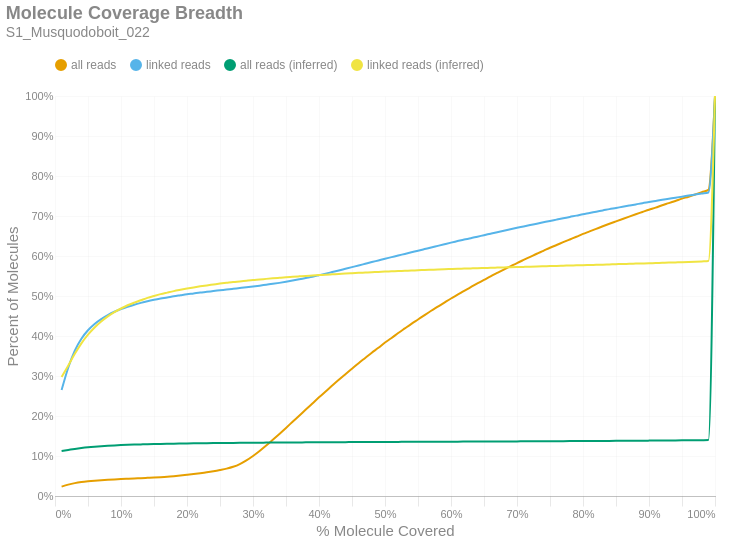

This figure's notebook cell:
### Markdown cell above
### Molecule Read Coverage
This chart shows molecule coverage breadth as computed by the number of bases aligned to that molecule. In other words, "*how much of each unique long molecule is actually sequenced/aligned?*" Keep in mind there is a distinction between sequences and alignments, since some sequences belonging to a particular molecule may not align well and wouldn't appear in the alignment data. This chart also shows molecule coverage breadth as computed by the *inferred fragment* from which the aligned sequences originate. Unlike read coverage, this calculation takes into account the total insert size, including unsequenced gaps between the forward and reverse reads. Like the previous figures, these are cumulative percents.

### Code cell
if SKIPLR:
    print_html(f"Skipped")
else:
    binned_df = consolidated_hist(valids['coverage_bp'], mask, 0.01, True)
    binned_df_inf = consolidated_hist(valids['coverage_inserts'], mask, 0.01, True)
    binned_df = binned_df.with_columns(pl.lit(binned_df_inf['all reads (cumsum)']).alias('all reads (inferred)'))
    binned_df = binned_df.with_columns(pl.lit(binned_df_inf['linked reads (cumsum)']).alias('linked reads (inferred)'))
    binned_df = binned_df.with_columns(
        (pl.col('bin').cast(pl.Float64) + 0.01).alias('right_edge')
    )

    with SafeRender(binned_df):
        (
            density_plot(binned_df, 'Molecule Coverage Breadth', samplename, 'molcov', ['all reads (inferred)','linked reads (inferred)'])
            .encode(
                #x=alt.X('bin:Q', title="% Molecule Covered").axis(format = '%').scale(padding=0),
                x=alt.X('right_edge:Q', title="% Molecule Covered").axis(format='%').scale(padding=0),
                y=alt.Y('value:Q', title='Percent of Molecules')
                    .axis(format='%')
                    .stack(False)
                    .scale(domainMin=0, padding=0),
                color=alt.Color("key:N").scale(domain = ["all reads", "linked reads", "all reads (inferred)", "linked reads (inferred)"]),
                tooltip = [
                    alt.Tooltip("key:N", title = "Data Type"),
                    alt.Tooltip("range_label:N", title="% Molecule Covered"),
                    alt.Tooltip("value:Q", format = ".2%", title="% Molecules")
                ]
            )
        ).display()

### Figure 1 — Vega-Lite specification as saved in the notebook (floating-point values rounded to 4 significant figures)
{"width": "container", "height": 400, "config": {"title": {"anchor": "start", "dy": -15, "fontSize": 18, "color": "#888888", "subtitleColor": "#888888", "subtitleFontSize": 14}, "arc": {"fill": "#0072B2"}, "axis": {"domainColor": "#888888", "domainWidth": 0.5, "gridWidth": 0.2, "grid": false, "titleFontWeight": 400, "titleFontSize": 15, "labelFontSize": 11, "labelColor": "#888888", "tickColor": "#888888", "tickWidth": 0.2, "titleColor": "#888888"}, "axisBand": {"grid": false}, "axisX": {"grid": true, "tickSize": 10, "domainCap": "round"}, "axisY": {"domain": false, "grid": true, "tickSize": 0, "domainCap": "round"}, "background": "transparent", "header": {"labelFontSize": 15, "labelColor": "#888888", "titleFontSize": 15, "titleFontWeight": 600, "titleColor": "#888888"}, "legend": {"labelFont": "sans-serif", "labelFontSize": 12, "labelColor": "#888888", "symbolSize": 100, "symbolType": "circle", "titleFontSize": 12, "titlePadding": 10, "titleColor": "#888888", "title": null, "orient": "top"}, "range": {"category": ["#E69F00", "#56B4E9", "#009E73", "#F0E442", "#0072B2", "#D55E00", "#CC79A7", "#000000"], "diverging": ["#cfe8f3", "#a2d4ec", "#73bfe2", "#46abdb", "#1696d2", "#12719e"]}, "area": {"fill": "#0072B2", "fillOpacity": 0.7, "line": true, "strokeOpacity": 0.7}, "line": {"color": "#0072B2", "stroke": "#0072B2", "strokeWidth": 2}, "trail": {"color": "#0072B2", "stroke": "#0072B2", "strokeWidth": 0, "size": 1}, "point": {"filled": true, "fillOpacity": 1.0, "size": 95}, "text": {"color": "#888888", "fontSize": 11, "align": "right", "fontWeight": 400, "size": 11}, "bar": {"fill": "#0072B2", "stroke": null}, "view": {"stroke": null, "continuousWidth": 660, "continuousHeight": 400}}, "data": {"name": "data-3dc3f495ca04af85ee878ce49efa3a9b"}, "mark": {"type": "line", "interpolate": "monotone", "point": {"opacity": 0, "size": 275}}, "encoding": {"color": {"field": "key", "scale": {"domain": ["all reads", "linked reads", "all reads (inferred)", "linked reads (inferred)"]}, "type": "nominal"}, "tooltip": [{"field": "key", "title": "Data Type", "type": "nominal"}, {"field": "range_label", "title": "% Molecule Covered", "type": "nominal"}, {"field": "value", "format": ".2%", "title": "% Molecules", "type": "quantitative"}], "x": {"axis": {"format": "%"}, "field": "right_edge", "scale": {"padding": 0}, "title": "% Molecule Covered", "type": "quantitative"}, "y": {"axis": {"format": "%"}, "field": "value", "scale": {"domainMin": 0, "padding": 0}, "stack": false, "title": "Percent of Molecules", "type": "quantitative"}}, "params": [{"name": "param_c36ac31b6afebe62", "select": {"type": "point", "fields": ["key"]}, "bind": "legend"}], "title": {"text": "Molecule Coverage Breadth", "subtitle": "S1_Musquodoboit_022"}, "transform": [{"fold": ["all reads (cumsum)", "linked reads (cumsum)", "all reads (inferred)", "linked reads (inferred)"]}, {"calculate": "replace(datum.key, ' (cumsum)', '')", "as": "key"}, {"filter": {"param": "param_c36ac31b6afebe62"}}], "usermeta": {"embedOptions": {"downloadFileName": "S1_Musquodoboit_022.molcov"}}, "$schema": "https://vega.github.io/schema/vega-lite/v6.1.0.json", "datasets": {"data-3dc3f495ca04af85ee878ce49efa3a9b": [{"bin": "0.0", "interval": "0.0-0.01", "all reads": 0.02348, "linked reads": 0.2648, "all reads (cumsum)": 0.02348, "linked reads (cumsum)": 0.2648, "range_label": "0.0-0.01", "all reads (inferred)": 0.1127, "linked reads (inferred)": 0.2972, "right_edge": 0.01}, {"bin": "0.01", "interval": "0.01-0.02", "all reads": 0.004906, "linked reads": 0.05591, "all reads (cumsum)": 0.02839, "linked reads (cumsum)": 0.3207, "range_label": "0.01-0.02", "all reads (inferred)": 0.1151, "linked reads (inferred)": 0.3258, "right_edge": 0.02}, {"bin": "0.02", "interval": "0.02-0.03", "all reads": 0.003764, "linked reads": 0.0428, "all reads (cumsum)": 0.03216, "linked reads (cumsum)": 0.3635, "range_label": "0.02-0.03", "all reads (inferred)": 0.1176, "linked reads (inferred)": 0.3554, "right_edge": 0.03}, {"bin": "0.03", "interval": "0.03-0.04", "all reads": 0.002732, "linked reads": 0.02981, "all reads (cumsum)": 0.03489, "linked reads (cumsum)": 0.3933, "range_label": "0.03-0.04", "all reads (inferred)": 0.1199, "linked reads (inferred)": 0.3817, "right_edge": 0.04}, {"bin": "0.04", "interval": "0.04-0.05", "all reads": 0.001933, "linked reads": 0.02103, "all reads (cumsum)": 0.03682, "linked reads (cumsum)": 0.4143, "range_label": "0.04-0.05", "all reads (inferred)": 0.1217, "linked reads (inferred)": 0.4034, "right_edge": 0.05}, {"bin": "0.05", "interval": "0.05-0.06", "all reads": 0.001521, "linked reads": 0.0157, "all reads (cumsum)": 0.03834, "linked reads (cumsum)": 0.43, "range_label": "0.05-0.06", "all reads (inferred)": 0.1233, "linked reads (inferred)": 0.4214, "right_edge": 0.06}, {"bin": "0.06", "interval": "0.06-0.07", "all reads": 0.001214, "linked reads": 0.01219, "all reads (cumsum)": 0.03956, "linked reads (cumsum)": 0.4422, "range_label": "0.06-0.07", "all reads (inferred)": 0.1245, "linked reads (inferred)": 0.4363, "right_edge": 0.07}, {"bin": "0.07", "interval": "0.07-0.08", "all reads": 0.00104, "linked reads": 0.009985, "all reads (cumsum)": 0.0406, "linked reads (cumsum)": 0.4522, "range_label": "0.07-0.08", "all reads (inferred)": 0.1256, "linked reads (inferred)": 0.4491, "right_edge": 0.08}, {"bin": "0.08", "interval": "0.08-0.09", "all reads": 0.0009297, "linked reads": 0.008401, "all reads (cumsum)": 0.04153, "linked reads (cumsum)": 0.4606, "range_label": "0.08-0.09", "all reads (inferred)": 0.1265, "linked reads (inferred)": 0.4597, "right_edge": 0.09}, {"bin": "0.09", "interval": "0.09-0.1", "all reads": 0.0008451, "linked reads": 0.006754, "all reads (cumsum)": 0.04237, "linked reads (cumsum)": 0.4674, "range_label": "0.09-0.1", "all reads (inferred)": 0.1272, "linked reads (inferred)": 0.4687, "right_edge": 0.1}, {"bin": "0.1", "interval": "0.1-0.11", "all reads": 0.0007619, "linked reads": 0.005669, "all reads (cumsum)": 0.04313, "linked reads (cumsum)": 0.473, "range_label": "0.1-0.11", "all reads (inferred)": 0.1279, "linked reads (inferred)": 0.4768, "right_edge": 0.11}, {"bin": "0.11", "interval": "0.11-0.12", "all reads": 0.0007528, "linked reads": 0.005233, "all reads (cumsum)": 0.04389, "linked reads (cumsum)": 0.4783, "range_label": "0.11-0.12", "all reads (inferred)": 0.1284, "linked reads (inferred)": 0.4834, "right_edge": 0.12}, {"bin": "0.12", "interval": "0.12-0.13", "all reads": 0.0007217, "linked reads": 0.004543, "all reads (cumsum)": 0.04461, "linked reads (cumsum)": 0.4828, "range_label": "0.12-0.13", "all reads (inferred)": 0.1289, "linked reads (inferred)": 0.4893, "right_edge": 0.13}, {"bin": "0.13", "interval": "0.13-0.14", "all reads": 0.0007445, "linked reads": 0.004094, "all reads (cumsum)": 0.04535, "linked reads (cumsum)": 0.4869, "range_label": "0.13-0.14", "all reads (inferred)": 0.1294, "linked reads (inferred)": 0.4952, "right_edge": 0.14}, {"bin": "0.14", "interval": "0.14-0.15", "all reads": 0.0007478, "linked reads": 0.003531, "all reads (cumsum)": 0.0461, "linked reads (cumsum)": 0.4904, "range_label": "0.14-0.15", "all reads (inferred)": 0.1298, "linked reads (inferred)": 0.5001, "right_edge": 0.15}, {"bin": "0.15", "interval": "0.15-0.16", "all reads": 0.0008892, "linked reads": 0.003132, "all reads (cumsum)": 0.04699, "linked reads (cumsum)": 0.4936, "range_label": "0.15-0.16", "all reads (inferred)": 0.1302, "linked reads (inferred)": 0.5047, "right_edge": 0.16}, {"bin": "0.16", "interval": "0.16-0.17", "all reads": 0.001098, "linked reads": 0.002814, "all reads (cumsum)": 0.04809, "linked reads (cumsum)": 0.4964, "range_label": "0.16-0.17", "all reads (inferred)": 0.1305, "linked reads (inferred)": 0.5085, "right_edge": 0.17}, {"bin": "0.17", "interval": "0.17-0.18", "all reads": 0.001421, "linked reads": 0.00305, "all reads (cumsum)": 0.04951, "linked reads (cumsum)": 0.4994, "range_label": "0.17-0.18", "all reads (inferred)": 0.1308, "linked reads (inferred)": 0.5122, "right_edge": 0.18}, {"bin": "0.18", "interval": "0.18-0.19", "all reads": 0.001582, "linked reads": 0.002496, "all reads (cumsum)": 0.05109, "linked reads (cumsum)": 0.5019, "range_label": "0.18-0.19", "all reads (inferred)": 0.1311, "linked reads (inferred)": 0.5155, "right_edge": 0.19}, {"bin": "0.19", "interval": "0.19-0.2", "all reads": 0.001815, "linked reads": 0.002469, "all reads (cumsum)": 0.0529, "linked reads (cumsum)": 0.5044, "range_label": "0.19-0.2", "all reads (inferred)": 0.1314, "linked reads (inferred)": 0.5185, "right_edge": 0.2}, {"bin": "0.2", "interval": "0.2-0.21", "all reads": 0.001932, "linked reads": 0.002079, "all reads (cumsum)": 0.05484, "linked reads (cumsum)": 0.5065, "range_label": "0.2-0.21", "all reads (inferred)": 0.1316, "linked reads (inferred)": 0.5215, "right_edge": 0.21}, {"bin": "0.21", "interval": "0.21-0.22", "all reads": 0.002183, "linked reads": 0.00221, "all reads (cumsum)": 0.05702, "linked reads (cumsum)": 0.5087, "range_label": "0.21-0.22", "all reads (inferred)": 0.1318, "linked reads (inferred)": 0.5241, "right_edge": 0.22}, {"bin": "0.22", "interval": "0.22-0.23", "all reads": 0.002347, "linked reads": 0.001734, "all reads (cumsum)": 0.05937, "linked reads (cumsum)": 0.5104, "range_label": "0.22-0.23", "all reads (inferred)": 0.132, "linked reads (inferred)": 0.5265, "right_edge": 0.23}, {"bin": "0.23", "interval": "0.23-0.24", "all reads": 0.002673, "linked reads": 0.001988, "all reads (cumsum)": 0.06204, "linked reads (cumsum)": 0.5124, "range_label": "0.23-0.24", "all reads (inferred)": 0.1322, "linked reads (inferred)": 0.5287, "right_edge": 0.24}, {"bin": "0.24", "interval": "0.24-0.25", "all reads": 0.003034, "linked reads": 0.001865, "all reads (cumsum)": 0.06507, "linked reads (cumsum)": 0.5143, "range_label": "0.24-0.25", "all reads (inferred)": 0.1324, "linked reads (inferred)": 0.531, "right_edge": 0.25}, {"bin": "0.25", "interval": "0.25-0.26", "all reads": 0.003365, "linked reads": 0.001924, "all reads (cumsum)": 0.06844, "linked reads (cumsum)": 0.5162, "range_label": "0.25-0.26", "all reads (inferred)": 0.1326, "linked reads (inferred)": 0.5329, "right_edge": 0.26}, {"bin": "0.26", "interval": "0.26-0.27", "all reads": 0.00462, "linked reads": 0.001847, "all reads (cumsum)": 0.07306, "linked reads (cumsum)": 0.5181, "range_label": "0.26-0.27", "all reads (inferred)": 0.1328, "linked reads (inferred)": 0.5349, "right_edge": 0.27}, {"bin": "0.27", "interval": "0.27-0.28", "all reads": 0.006738, "linked reads": 0.001825, "all reads (cumsum)": 0.0798, "linked reads (cumsum)": 0.5199, "range_label": "0.27-0.28", "all reads (inferred)": 0.1329, "linked reads (inferred)": 0.5365, "right_edge": 0.28}, {"bin": "0.28", "interval": "0.28-0.29", "all reads": 0.009246, "linked reads": 0.001852, "all reads (cumsum)": 0.08904, "linked reads (cumsum)": 0.5217, "range_label": "0.28-0.29", "all reads (inferred)": 0.1331, "linked reads (inferred)": 0.5383, "right_edge": 0.29}, {"bin": "0.29", "interval": "0.29-0.3", "all reads": 0.01108, "linked reads": 0.002015, "all reads (cumsum)": 0.1001, "linked reads (cumsum)": 0.5237, "range_label": "0.29-0.3", "all reads (inferred)": 0.1332, "linked reads (inferred)": 0.5399, "right_edge": 0.3}, {"bin": "0.3", "interval": "0.3-0.31", "all reads": 0.0125, "linked reads": 0.002133, "all reads (cumsum)": 0.1126, "linked reads (cumsum)": 0.5259, "range_label": "0.3-0.31", "all reads (inferred)": 0.1333, "linked reads (inferred)": 0.5413, "right_edge": 0.31}, {"bin": "0.31", "interval": "0.31-0.32", "all reads": 0.01359, "linked reads": 0.002292, "all reads (cumsum)": 0.1262, "linked reads (cumsum)": 0.5282, "range_label": "0.31-0.32", "all reads (inferred)": 0.1335, "linked reads (inferred)": 0.5428, "right_edge": 0.32}, {"bin": "0.32", "interval": "0.32-0.33", "all reads": 0.01441, "linked reads": 0.002242, "all reads (cumsum)": 0.1406, "linked reads (cumsum)": 0.5304, "range_label": "0.32-0.33", "all reads (inferred)": 0.1336, "linked reads (inferred)": 0.5443, "right_edge": 0.33}, {"bin": "0.33", "interval": "0.33-0.34", "all reads": 0.01464, "linked reads": 0.002397, "all reads (cumsum)": 0.1553, "linked reads (cumsum)": 0.5328, "range_label": "0.33-0.34", "all reads (inferred)": 0.1337, "linked reads (inferred)": 0.5456, "right_edge": 0.34}, {"bin": "0.34", "interval": "0.34-0.35", "all reads": 0.01497, "linked reads": 0.002701, "all reads (cumsum)": 0.1702, "linked reads (cumsum)": 0.5355, "range_label": "0.34-0.35", "all reads (inferred)": 0.1338, "linked reads (inferred)": 0.5469, "right_edge": 0.35}, {"bin": "0.35", "interval": "0.35-0.36", "all reads": 0.01538, "linked reads": 0.003014, "all reads (cumsum)": 0.1856, "linked reads (cumsum)": 0.5385, "range_label": "0.35-0.36", "all reads (inferred)": 0.1339, "linked reads (inferred)": 0.548, "right_edge": 0.36}, {"bin": "0.36", "interval": "0.36-0.37", "all reads": 0.01522, "linked reads": 0.0032, "all reads (cumsum)": 0.2008, "linked reads (cumsum)": 0.5417, "range_label": "0.36-0.37", "all reads (inferred)": 0.134, "linked reads (inferred)": 0.5491, "right_edge": 0.37}, {"bin": "0.37", "interval": "0.37-0.38", "all reads": 0.01537, "linked reads": 0.003345, "all reads (cumsum)": 0.2162, "linked reads (cumsum)": 0.5451, "range_label": "0.37-0.38", "all reads (inferred)": 0.1341, "linked reads (inferred)": 0.5503, "right_edge": 0.38}, {"bin": "0.38", "interval": "0.38-0.39", "all reads": 0.0152, "linked reads": 0.003182, "all reads (cumsum)": 0.2314, "linked reads (cumsum)": 0.5483, "range_label": "0.38-0.39", "all reads (inferred)": 0.1342, "linked reads (inferred)": 0.5512, "right_edge": 0.39}, {"bin": "0.39", "interval": "0.39-0.4", "all reads": 0.0152, "linked reads": 0.003785, "all reads (cumsum)": 0.2466, "linked reads (cumsum)": 0.552, "range_label": "0.39-0.4", "all reads (inferred)": 0.1343, "linked reads (inferred)": 0.5522, "right_edge": 0.4}, {"bin": "0.4", "interval": "0.4-0.41", "all reads": 0.01474, "linked reads": 0.003858, "all reads (cumsum)": 0.2613, "linked reads (cumsum)": 0.5559, "range_label": "0.4-0.41", "all reads (inferred)": 0.1344, "linked reads (inferred)": 0.5533, "right_edge": 0.41}, {"bin": "0.41", "interval": "0.41-0.42", "all reads": 0.01468, "linked reads": 0.004008, "all reads (cumsum)": 0.276, "linked reads (cumsum)": 0.5599, "range_label": "0.41-0.42", "all reads (inferred)": 0.1345, "linked reads (inferred)": 0.5543, "right_edge": 0.42}, {"bin": "0.42", "interval": "0.42-0.43", "all reads": 0.01447, "linked reads": 0.003999, "all reads (cumsum)": 0.2905, "linked reads (cumsum)": 0.5639, "range_label": "0.42-0.43", "all reads (inferred)": 0.1346, "linked reads (inferred)": 0.5552, "right_edge": 0.43}, {"bin": "0.43", "interval": "0.43-0.44", "all reads": 0.01396, "linked reads": 0.004203, "all reads (cumsum)": 0.3044, "linked reads (cumsum)": 0.5681, "range_label": "0.43-0.44", "all reads (inferred)": 0.1347, "linked reads (inferred)": 0.5562, "right_edge": 0.44}, {"bin": "0.44", "interval": "0.44-0.45", "all reads": 0.0138, "linked reads": 0.004158, "all reads (cumsum)": 0.3182, "linked reads (cumsum)": 0.5723, "range_label": "0.44-0.45", "all reads (inferred)": 0.1347, "linked reads (inferred)": 0.557, "right_edge": 0.45}, {"bin": "0.45", "interval": "0.45-0.46", "all reads": 0.01374, "linked reads": 0.004026, "all reads (cumsum)": 0.332, "linked reads (cumsum)": 0.5763, "range_label": "0.45-0.46", "all reads (inferred)": 0.1348, "linked reads (inferred)": 0.5579, "right_edge": 0.46}, {"bin": "0.46", "interval": "0.46-0.47", "all reads": 0.01312, "linked reads": 0.004253, "all reads (cumsum)": 0.3451, "linked reads (cumsum)": 0.5805, "range_label": "0.46-0.47", "all reads (inferred)": 0.1349, "linked reads (inferred)": 0.5587, "right_edge": 0.47}, {"bin": "0.47", "interval": "0.47-0.48", "all reads": 0.01308, "linked reads": 0.004248, "all reads (cumsum)": 0.3582, "linked reads (cumsum)": 0.5848, "range_label": "0.47-0.48", "all reads (inferred)": 0.135, "linked reads (inferred)": 0.5595, "right_edge": 0.48}, {"bin": "0.48", "interval": "0.48-0.49", "all reads": 0.01224, "linked reads": 0.004153, "all reads (cumsum)": 0.3704, "linked reads (cumsum)": 0.5889, "range_label": "0.48-0.49", "all reads (inferred)": 0.1351, "linked reads (inferred)": 0.5602, "right_edge": 0.49}, {"bin": "0.49", "interval": "0.49-0.5", "all reads": 0.01336, "linked reads": 0.004185, "all reads (cumsum)": 0.3838, "linked reads (cumsum)": 0.5931, "range_label": "0.49-0.5", "all reads (inferred)": 0.1352, "linked reads (inferred)": 0.561, "right_edge": 0.5}, {"bin": "0.5", "interval": "0.5-0.51", "all reads": 0.01122, "linked reads": 0.004026, "all reads (cumsum)": 0.395, "linked reads (cumsum)": 0.5972, "range_label": "0.5-0.51", "all reads (inferred)": 0.1352, "linked reads (inferred)": 0.5617, "right_edge": 0.51}, {"bin": "0.51", "interval": "0.51-0.52", "all reads": 0.01236, "linked reads": 0.004126, "all reads (cumsum)": 0.4074, "linked reads (cumsum)": 0.6013, "range_label": "0.51-0.52", "all reads (inferred)": 0.1353, "linked reads (inferred)": 0.5625, "right_edge": 0.52}, {"bin": "0.52", "interval": "0.52-0.53", "all reads": 0.01157, "linked reads": 0.003872, "all reads (cumsum)": 0.4189, "linked reads (cumsum)": 0.6052, "range_label": "0.52-0.53", "all reads (inferred)": 0.1354, "linked reads (inferred)": 0.5631, "right_edge": 0.53}, {"bin": "0.53", "interval": "0.53-0.54", "all reads": 0.01147, "linked reads": 0.004008, "all reads (cumsum)": 0.4304, "linked reads (cumsum)": 0.6092, "range_label": "0.53-0.54", "all reads (inferred)": 0.1354, "linked reads (inferred)": 0.5638, "right_edge": 0.54}, {"bin": "0.54", "interval": "0.54-0.55", "all reads": 0.01092, "linked reads": 0.004167, "all reads (cumsum)": 0.4413, "linked reads (cumsum)": 0.6133, "range_label": "0.54-0.55", "all reads (inferred)": 0.1355, "linked reads (inferred)": 0.5643, "right_edge": 0.55}, {"bin": "0.55", "interval": "0.55-0.56", "all reads": 0.01099, "linked reads": 0.003949, "all reads (cumsum)": 0.4523, "linked reads (cumsum)": 0.6173, "range_label": "0.55-0.56", "all reads (inferred)": 0.1356, "linked reads (inferred)": 0.565, "right_edge": 0.56}, {"bin": "0.56", "interval": "0.56-0.57", "all reads": 0.01076, "linked reads": 0.00389, "all reads (cumsum)": 0.4631, "linked reads (cumsum)": 0.6212, "range_label": "0.56-0.57", "all reads (inferred)": 0.1357, "linked reads (inferred)": 0.5657, "right_edge": 0.57}, {"bin": "0.57", "interval": "0.57-0.58", "all reads": 0.01027, "linked reads": 0.004167, "all reads (cumsum)": 0.4733, "linked reads (cumsum)": 0.6253, "range_label": "0.57-0.58", "all reads (inferred)": 0.1357, "linked reads (inferred)": 0.5663, "right_edge": 0.58}, {"bin": "0.58", "interval": "0.58-0.59", "all reads": 0.01024, "linked reads": 0.004099, "all reads (cumsum)": 0.4836, "linked reads (cumsum)": 0.6294, "range_label": "0.58-0.59", "all reads (inferred)": 0.1358, "linked reads (inferred)": 0.5669, "right_edge": 0.59}, {"bin": "0.59", "interval": "0.59-0.6", "all reads": 0.01014, "linked reads": 0.004031, "all reads (cumsum)": 0.4937, "linked reads (cumsum)": 0.6335, "range_label": "0.59-0.6", "all reads (inferred)": 0.1359, "linked reads (inferred)": 0.5674, "right_edge": 0.6}, {"bin": "0.6", "interval": "0.6-0.61", "all reads": 0.009439, "linked reads": 0.003804, "all reads (cumsum)": 0.5032, "linked reads (cumsum)": 0.6373, "range_label": "0.6-0.61", "all reads (inferred)": 0.1359, "linked reads (inferred)": 0.568, "right_edge": 0.61}, {"bin": "0.61", "interval": "0.61-0.62", "all reads": 0.009732, "linked reads": 0.00384, "all reads (cumsum)": 0.5129, "linked reads (cumsum)": 0.6411, "range_label": "0.61-0.62", "all reads (inferred)": 0.136, "linked reads (inferred)": 0.5685, "right_edge": 0.62}, {"bin": "0.62", "interval": "0.62-0.63", "all reads": 0.009301, "linked reads": 0.003322, "all reads (cumsum)": 0.5222, "linked reads (cumsum)": 0.6444, "range_label": "0.62-0.63", "all reads (inferred)": 0.1361, "linked reads (inferred)": 0.569, "right_edge": 0.63}, {"bin": "0.63", "interval": "0.63-0.64", "all reads": 0.00916, "linked reads": 0.003917, "all reads (cumsum)": 0.5313, "linked reads (cumsum)": 0.6483, "range_label": "0.63-0.64", "all reads (inferred)": 0.1361, "linked reads (inferred)": 0.5696, "right_edge": 0.64}, {"bin": "0.64", "interval": "0.64-0.65", "all reads": 0.008815, "linked reads": 0.003672, "all reads (cumsum)": 0.5402, "linked reads (cumsum)": 0.652, "range_label": "0.64-0.65", "all reads (inferred)": 0.1362, "linked reads (inferred)": 0.57, "right_edge": 0.65}, {"bin": "0.65", "interval": "0.65-0.66", "all reads": 0.009046, "linked reads": 0.003831, "all reads (cumsum)": 0.5492, "linked reads (cumsum)": 0.6558, "range_label": "0.65-0.66", "all reads (inferred)": 0.1363, "linked reads (inferred)": 0.5705, "right_edge": 0.66}, {"bin": "0.66", "interval": "0.66-0.67", "all reads": 0.008551, "linked reads": 0.003758, "all reads (cumsum)": 0.5578, "linked reads (cumsum)": 0.6596, "range_label": "0.66-0.67", "all reads (inferred)": 0.1363, "linked reads (inferred)": 0.571, "right_edge": 0.67}, {"bin": "0.67", "interval": "0.67-0.68", "all reads": 0.008421, "linked reads": 0.003577, "all reads (cumsum)": 0.5662, "linked reads (cumsum)": 0.6632, "range_label": "0.67-0.68", "all reads (inferred)": 0.1364, "linked reads (inferred)": 0.5715, "right_edge": 0.68}, {"bin": "0.68", "interval": "0.68-0.69", "all reads": 0.008106, "linked reads": 0.003772, "all reads (cumsum)": 0.5743, "linked reads (cumsum)": 0.667, "range_label": "0.68-0.69", "all reads (inferred)": 0.1365, "linked reads (inferred)": 0.5719, "right_edge": 0.69}, {"bin": "0.69", "interval": "0.69-0.7", "all reads": 0.008116, "linked reads": 0.003599, "all reads (cumsum)": 0.5824, "linked reads (cumsum)": 0.6706, "range_label": "0.69-0.7", "all reads (inferred)": 0.1366, "linked reads (inferred)": 0.5724, "right_edge": 0.7}, {"bin": "0.7", "interval": "0.7-0.71", "all reads": 0.007757, "linked reads": 0.003332, "all reads (cumsum)": 0.5902, "linked reads (cumsum)": 0.6739, "range_label": "0.7-0.71", "all reads (inferred)": 0.1366, "linked reads (inferred)": 0.5728, "right_edge": 0.71}, {"bin": "0.71", "interval": "0.71-0.72", "all reads": 0.007644, "linked reads": 0.003463, "all reads (cumsum)": 0.5978, "linked reads (cumsum)": 0.6773, "range_label": "0.71-0.72", "all reads (inferred)": 0.1367, "linked reads (inferred)": 0.5732, "right_edge": 0.72}, {"bin": "0.72", "interval": "0.72-0.73", "all reads": 0.007782, "linked reads": 0.003504, "all reads (cumsum)": 0.6056, "linked reads (cumsum)": 0.6809, "range_label": "0.72-0.73", "all reads (inferred)": 0.1368, "linked reads (inferred)": 0.5737, "right_edge": 0.73}, {"bin": "0.73", "interval": "0.73-0.74", "all reads": 0.007335, "linked reads": 0.003404, "all reads (cumsum)": 0.6129, "linked reads (cumsum)": 0.6843, "range_label": "0.73-0.74", "all reads (inferred)": 0.1369, "linked reads (inferred)": 0.5742, "right_edge": 0.74}, {"bin": "0.74", "interval": "0.74-0.75", "all reads": 0.00771, "linked reads": 0.003409, "all reads (cumsum)": 0.6206, "linked reads (cumsum)": 0.6877, "range_label": "0.74-0.75", "all reads (inferred)": 0.137, "linked reads (inferred)": 0.5748, "right_edge": 0.75}, {"bin": "0.75", "interval": "0.75-0.76", "all reads": 0.006913, "linked reads": 0.003259, "all reads (cumsum)": 0.6275, "linked reads (cumsum)": 0.6909, "range_label": "0.75-0.76", "all reads (inferred)": 0.137, "linked reads (inferred)": 0.5753, "right_edge": 0.76}, {"bin": "0.76", "interval": "0.76-0.77", "all reads": 0.006986, "linked reads": 0.003327, "all reads (cumsum)": 0.6345, "linked reads (cumsum)": 0.6942, "range_label": "0.76-0.77", "all reads (inferred)": 0.1371, "linked reads (inferred)": 0.5757, "right_edge": 0.77}, {"bin": "0.77", "interval": "0.77-0.78", "all reads": 0.006841, "linked reads": 0.003472, "all reads (cumsum)": 0.6414, "linked reads (cumsum)": 0.6977, "range_label": "0.77-0.78", "all reads (inferred)": 0.1372, "linked reads (inferred)": 0.5762, "right_edge": 0.78}, {"bin": "0.78", "interval": "0.78-0.79", "all reads": 0.006789, "linked reads": 0.003236, "all reads (cumsum)": 0.6482, "linked reads (cumsum)": 0.701, "range_label": "0.78-0.79", "all reads (inferred)": 0.1373, "linked reads (inferred)": 0.5767, "right_edge": 0.79}, {"bin": "0.79", "interval": "0.79-0.8", "all reads": 0.00703, "linked reads": 0.00364, "all reads (cumsum)": 0.6552, "linked reads (cumsum)": 0.7046, "range_label": "0.79-0.8", "all reads (inferred)": 0.1374, "linked reads (inferred)": 0.5771, "right_edge": 0.8}, {"bin": "0.8", "interval": "0.8-0.81", "all reads": 0.006273, "linked reads": 0.003009, "all reads (cumsum)": 0.6615, "linked reads (cumsum)": 0.7076, "range_label": "0.8-0.81", "all reads (inferred)": 0.1375, "linked reads (inferred)": 0.5775, "right_edge": 0.81}, {"bin": "0.81", "interval": "0.81-0.82", "all reads": 0.006395, "linked reads": 0.003263, "all reads (cumsum)": 0.6679, "linked reads (cumsum)": 0.7109, "range_label": "0.81-0.82", "all reads (inferred)": 0.1376, "linked reads (inferred)": 0.5779, "right_edge": 0.82}, {"bin": "0.82", "interval": "0.82-0.83", "all reads": 0.006402, "linked reads": 0.003059, "all reads (cumsum)": 0.6743, "linked reads (cumsum)": 0.7139, "range_label": "0.82-0.83", "all reads (inferred)": 0.1377, "linked reads (inferred)": 0.5784, "right_edge": 0.83}, {"bin": "0.83", "interval": "0.83-0.84", "all reads": 0.006264, "linked reads": 0.003236, "all reads (cumsum)": 0.6805, "linked reads (cumsum)": 0.7172, "range_label": "0.83-0.84", "all reads (inferred)": 0.1378, "linked reads (inferred)": 0.5789, "right_edge": 0.84}, {"bin": "0.84", "interval": "0.84-0.85", "all reads": 0.006038, "linked reads": 0.002905, "all reads (cumsum)": 0.6866, "linked reads (cumsum)": 0.7201, "range_label": "0.84-0.85", "all reads (inferred)": 0.1379, "linked reads (inferred)": 0.5795, "right_edge": 0.85}, {"bin": "0.85", "interval": "0.85-0.86", "all reads": 0.005994, "linked reads": 0.003118, "all reads (cumsum)": 0.6926, "linked reads (cumsum)": 0.7232, "range_label": "0.85-0.86", "all reads (inferred)": 0.138, "linked reads (inferred)": 0.58, "right_edge": 0.86}, {"bin": "0.86", "interval": "0.86-0.87", "all reads": 0.005915, "linked reads": 0.002882, "all reads (cumsum)": 0.6985, "linked reads (cumsum)": 0.7261, "range_label": "0.86-0.87", "all reads (inferred)": 0.1381, "linked reads (inferred)": 0.5804, "right_edge": 0.87}, {"bin": "0.87", "interval": "0.87-0.88", "all reads": 0.005823, "linked reads": 0.002941, "all reads (cumsum)": 0.7043, "linked reads (cumsum)": 0.729, "range_label": "0.87-0.88", "all reads (inferred)": 0.1382, "linked reads (inferred)": 0.5809, "right_edge": 0.88}, {"bin": "0.88", "interval": "0.88-0.89", "all reads": 0.005704, "linked reads": 0.003073, "all reads (cumsum)": 0.71, "linked reads (cumsum)": 0.7321, "range_label": "0.88-0.89", "all reads (inferred)": 0.1383, "linked reads (inferred)": 0.5814, "right_edge": 0.89}, {"bin": "0.89", "interval": "0.89-0.9", "all reads": 0.005735, "linked reads": 0.002696, "all reads (cumsum)": 0.7157, "linked reads (cumsum)": 0.7348, "range_label": "0.89-0.9", "all reads (inferred)": 0.1384, "linked reads (inferred)": 0.5819, "right_edge": 0.9}, {"bin": "0.9", "interval": "0.9-0.91", "all reads": 0.005293, "linked reads": 0.002814, "all reads (cumsum)": 0.721, "linked reads (cumsum)": 0.7376, "range_label": "0.9-0.91", "all reads (inferred)": 0.1386, "linked reads (inferred)": 0.5824, "right_edge": 0.91}, {"bin": "0.91", "interval": "0.91-0.92", "all reads": 0.005947, "linked reads": 0.002828, "all reads (cumsum)": 0.727, "linked reads (cumsum)": 0.7404, "range_label": "0.91-0.92", "all reads (inferred)": 0.1387, "linked reads (inferred)": 0.5829, "right_edge": 0.92}, {"bin": "0.92", "interval": "0.92-0.93", "all reads": 0.005141, "linked reads": 0.002651, "all reads (cumsum)": 0.7321, "linked reads (cumsum)": 0.7431, "range_label": "0.92-0.93", "all reads (inferred)": 0.1388, "linked reads (inferred)": 0.5835, "right_edge": 0.93}, {"bin": "0.93", "interval": "0.93-0.94", "all reads": 0.005471, "linked reads": 0.002751, "all reads (cumsum)": 0.7376, "linked reads (cumsum)": 0.7458, "range_label": "0.93-0.94", "all reads (inferred)": 0.139, "linked reads (inferred)": 0.5839, "right_edge": 0.94}, {"bin": "0.94", "interval": "0.94-0.95", "all reads": 0.005829, "linked reads": 0.002528, "all reads (cumsum)": 0.7434, "linked reads (cumsum)": 0.7484, "range_label": "0.94-0.95", "all reads (inferred)": 0.1391, "linked reads (inferred)": 0.5844, "right_edge": 0.95}, {"bin": "0.95", "interval": "0.95-0.96", "all reads": 0.004798, "linked reads": 0.002678, "all reads (cumsum)": 0.7482, "linked reads (cumsum)": 0.751, "range_label": "0.95-0.96", "all reads (inferred)": 0.1393, "linked reads (inferred)": 0.5849, "right_edge": 0.96}, {"bin": "0.96", "interval": "0.96-0.97", "all reads": 0.005675, "linked reads": 0.002592, "all reads (cumsum)": 0.7539, "linked reads (cumsum)": 0.7536, "range_label": "0.96-0.97", "all reads (inferred)": 0.1394, "linked reads (inferred)": 0.5856, "right_edge": 0.97}, {"bin": "0.97", "interval": "0.97-0.98", "all reads": 0.005856, "linked reads": 0.00261, "all reads (cumsum)": 0.7597, "linked reads (cumsum)": 0.7562, "range_label": "0.97-0.98", "all reads (inferred)": 0.1396, "linked reads (inferred)": 0.5863, "right_edge": 0.98}, {"bin": "0.98", "interval": "0.98-0.99", "all reads": 0.005571, "linked reads": 0.002673, "all reads (cumsum)": 0.7653, "linked reads (cumsum)": 0.7589, "range_label": "0.98-0.99", "all reads (inferred)": 0.1399, "linked reads (inferred)": 0.5874, "right_edge": 0.99}, {"bin": "0.99", "interval": "0.99-1.0", "all reads": 0.2347, "linked reads": 0.2411, "all reads (cumsum)": 1.0, "linked reads (cumsum)": 1.0, "range_label": "0.99-1.0", "all reads (inferred)": 1.0, "linked reads (inferred)": 1.0, "right_edge": 1.0}]}}
